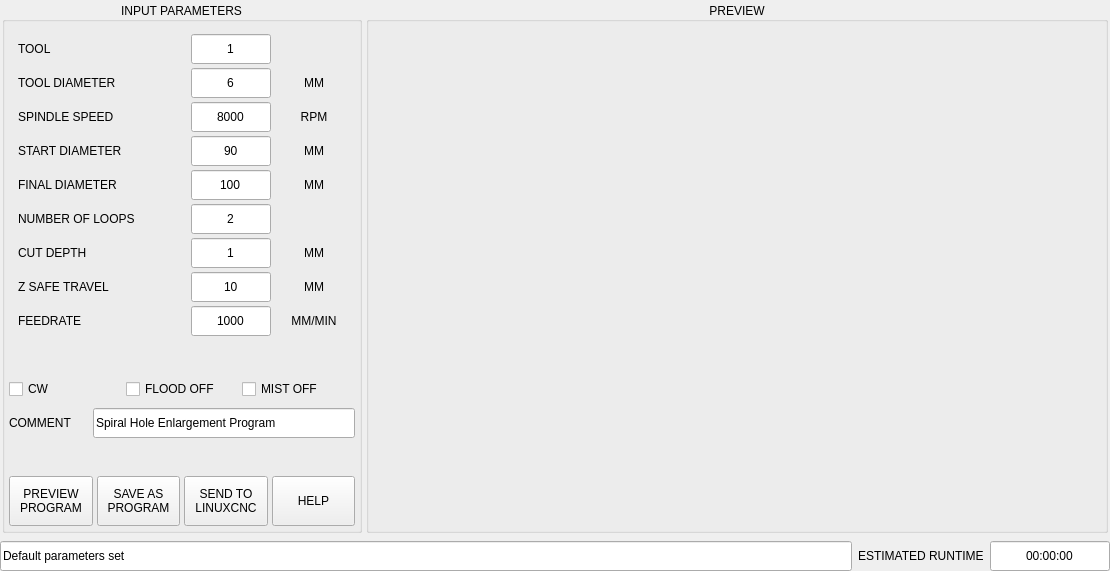
<?xml version="1.0" encoding="UTF-8"?>
<ui version="4.0">
 <class>Form</class>
 <widget class="QWidget" name="Form">
  <property name="geometry">
   <rect>
    <x>0</x>
    <y>0</y>
    <width>1110</width>
    <height>571</height>
   </rect>
  </property>
  <property name="windowTitle">
   <string>Form</string>
  </property>
  <layout class="QVBoxLayout" name="verticalLayout_2">
   <property name="spacing">
    <number>6</number>
   </property>
   <property name="leftMargin">
    <number>0</number>
   </property>
   <property name="topMargin">
    <number>0</number>
   </property>
   <property name="rightMargin">
    <number>0</number>
   </property>
   <property name="bottomMargin">
    <number>0</number>
   </property>
   <item>
    <widget class="QFrame" name="frame_hole_enlarge">
     <property name="maximumSize">
      <size>
       <width>16777215</width>
       <height>16777215</height>
      </size>
     </property>
     <property name="frameShape">
      <enum>QFrame::NoFrame</enum>
     </property>
     <property name="frameShadow">
      <enum>QFrame::Plain</enum>
     </property>
     <layout class="QHBoxLayout" name="horizontalLayout" stretch="0,1">
      <property name="spacing">
       <number>4</number>
      </property>
      <property name="leftMargin">
       <number>2</number>
      </property>
      <property name="topMargin">
       <number>2</number>
      </property>
      <property name="rightMargin">
       <number>2</number>
      </property>
      <property name="bottomMargin">
       <number>2</number>
      </property>
      <item>
       <widget class="QGroupBox" name="groupbox_parameters">
        <property name="minimumSize">
         <size>
          <width>360</width>
          <height>0</height>
         </size>
        </property>
        <property name="maximumSize">
         <size>
          <width>360</width>
          <height>16777215</height>
         </size>
        </property>
        <property name="title">
         <string>INPUT PARAMETERS</string>
        </property>
        <property name="alignment">
         <set>Qt::AlignCenter</set>
        </property>
        <layout class="QVBoxLayout" name="verticalLayout">
         <property name="spacing">
          <number>4</number>
         </property>
         <property name="leftMargin">
          <number>4</number>
         </property>
         <property name="topMargin">
          <number>12</number>
         </property>
         <property name="rightMargin">
          <number>4</number>
         </property>
         <property name="bottomMargin">
          <number>4</number>
         </property>
         <item>
          <widget class="QWidget" name="widget_tool" native="true">
           <property name="minimumSize">
            <size>
             <width>0</width>
             <height>30</height>
            </size>
           </property>
           <property name="maximumSize">
            <size>
             <width>16777215</width>
             <height>30</height>
            </size>
           </property>
           <layout class="QHBoxLayout" name="horizontalLayout_12">
            <property name="spacing">
             <number>4</number>
            </property>
            <property name="leftMargin">
             <number>0</number>
            </property>
            <property name="topMargin">
             <number>0</number>
            </property>
            <property name="rightMargin">
             <number>0</number>
            </property>
            <property name="bottomMargin">
             <number>0</number>
            </property>
            <item>
             <widget class="QLabel" name="lbl_tool_num">
              <property name="maximumSize">
               <size>
                <width>160</width>
                <height>16777215</height>
               </size>
              </property>
              <property name="text">
               <string>TOOL</string>
              </property>
             </widget>
            </item>
            <item>
             <widget class="QLineEdit" name="lineEdit_tool">
              <property name="sizePolicy">
               <sizepolicy hsizetype="Preferred" vsizetype="Preferred">
                <horstretch>0</horstretch>
                <verstretch>0</verstretch>
               </sizepolicy>
              </property>
              <property name="maximumSize">
               <size>
                <width>80</width>
                <height>16777215</height>
               </size>
              </property>
              <property name="text">
               <string>1</string>
              </property>
              <property name="maxLength">
               <number>5</number>
              </property>
              <property name="alignment">
               <set>Qt::AlignCenter</set>
              </property>
             </widget>
            </item>
            <item>
             <widget class="QLabel" name="label_2">
              <property name="minimumSize">
               <size>
                <width>60</width>
                <height>0</height>
               </size>
              </property>
              <property name="maximumSize">
               <size>
                <width>60</width>
                <height>16777215</height>
               </size>
              </property>
              <property name="text">
               <string/>
              </property>
             </widget>
            </item>
           </layout>
          </widget>
         </item>
         <item>
          <widget class="QWidget" name="widget_too_dia" native="true">
           <property name="minimumSize">
            <size>
             <width>0</width>
             <height>30</height>
            </size>
           </property>
           <property name="maximumSize">
            <size>
             <width>16777215</width>
             <height>30</height>
            </size>
           </property>
           <layout class="QHBoxLayout" name="horizontalLayout_6">
            <property name="spacing">
             <number>4</number>
            </property>
            <property name="leftMargin">
             <number>0</number>
            </property>
            <property name="topMargin">
             <number>0</number>
            </property>
            <property name="rightMargin">
             <number>0</number>
            </property>
            <property name="bottomMargin">
             <number>0</number>
            </property>
            <item>
             <widget class="QLabel" name="lbl_tool_dia">
              <property name="minimumSize">
               <size>
                <width>160</width>
                <height>0</height>
               </size>
              </property>
              <property name="maximumSize">
               <size>
                <width>160</width>
                <height>16777215</height>
               </size>
              </property>
              <property name="text">
               <string>TOOL DIAMETER</string>
              </property>
             </widget>
            </item>
            <item>
             <widget class="QLineEdit" name="lineEdit_tool_dia">
              <property name="sizePolicy">
               <sizepolicy hsizetype="Preferred" vsizetype="Preferred">
                <horstretch>0</horstretch>
                <verstretch>0</verstretch>
               </sizepolicy>
              </property>
              <property name="minimumSize">
               <size>
                <width>80</width>
                <height>0</height>
               </size>
              </property>
              <property name="maximumSize">
               <size>
                <width>80</width>
                <height>16777215</height>
               </size>
              </property>
              <property name="text">
               <string>6</string>
              </property>
              <property name="maxLength">
               <number>10</number>
              </property>
              <property name="alignment">
               <set>Qt::AlignCenter</set>
              </property>
             </widget>
            </item>
            <item>
             <widget class="QLabel" name="lbl_tool_dia_unit">
              <property name="minimumSize">
               <size>
                <width>60</width>
                <height>0</height>
               </size>
              </property>
              <property name="maximumSize">
               <size>
                <width>60</width>
                <height>16777215</height>
               </size>
              </property>
              <property name="text">
               <string>MM</string>
              </property>
              <property name="alignment">
               <set>Qt::AlignCenter</set>
              </property>
             </widget>
            </item>
           </layout>
          </widget>
         </item>
         <item>
          <widget class="QWidget" name="widget_spindle" native="true">
           <property name="minimumSize">
            <size>
             <width>0</width>
             <height>30</height>
            </size>
           </property>
           <property name="maximumSize">
            <size>
             <width>16777215</width>
             <height>30</height>
            </size>
           </property>
           <layout class="QHBoxLayout" name="horizontalLayout_13">
            <property name="spacing">
             <number>4</number>
            </property>
            <property name="leftMargin">
             <number>0</number>
            </property>
            <property name="topMargin">
             <number>0</number>
            </property>
            <property name="rightMargin">
             <number>0</number>
            </property>
            <property name="bottomMargin">
             <number>0</number>
            </property>
            <item>
             <widget class="QLabel" name="lbl_spindle">
              <property name="minimumSize">
               <size>
                <width>160</width>
                <height>0</height>
               </size>
              </property>
              <property name="maximumSize">
               <size>
                <width>160</width>
                <height>16777215</height>
               </size>
              </property>
              <property name="text">
               <string>SPINDLE SPEED</string>
              </property>
             </widget>
            </item>
            <item>
             <widget class="QLineEdit" name="lineEdit_spindle">
              <property name="sizePolicy">
               <sizepolicy hsizetype="Preferred" vsizetype="Preferred">
                <horstretch>0</horstretch>
                <verstretch>0</verstretch>
               </sizepolicy>
              </property>
              <property name="minimumSize">
               <size>
                <width>80</width>
                <height>0</height>
               </size>
              </property>
              <property name="maximumSize">
               <size>
                <width>80</width>
                <height>16777215</height>
               </size>
              </property>
              <property name="text">
               <string>8000</string>
              </property>
              <property name="maxLength">
               <number>10</number>
              </property>
              <property name="alignment">
               <set>Qt::AlignCenter</set>
              </property>
             </widget>
            </item>
            <item>
             <widget class="QLabel" name="lbl_spindle_unit">
              <property name="minimumSize">
               <size>
                <width>60</width>
                <height>0</height>
               </size>
              </property>
              <property name="maximumSize">
               <size>
                <width>60</width>
                <height>16777215</height>
               </size>
              </property>
              <property name="text">
               <string>RPM</string>
              </property>
              <property name="alignment">
               <set>Qt::AlignCenter</set>
              </property>
             </widget>
            </item>
           </layout>
          </widget>
         </item>
         <item>
          <widget class="QWidget" name="widget_start_dia" native="true">
           <property name="minimumSize">
            <size>
             <width>0</width>
             <height>30</height>
            </size>
           </property>
           <property name="maximumSize">
            <size>
             <width>16777215</width>
             <height>30</height>
            </size>
           </property>
           <layout class="QHBoxLayout" name="horizontalLayout_8">
            <property name="spacing">
             <number>4</number>
            </property>
            <property name="leftMargin">
             <number>0</number>
            </property>
            <property name="topMargin">
             <number>0</number>
            </property>
            <property name="rightMargin">
             <number>0</number>
            </property>
            <property name="bottomMargin">
             <number>0</number>
            </property>
            <item>
             <widget class="QLabel" name="lbl_init_dia">
              <property name="minimumSize">
               <size>
                <width>160</width>
                <height>0</height>
               </size>
              </property>
              <property name="maximumSize">
               <size>
                <width>160</width>
                <height>16777215</height>
               </size>
              </property>
              <property name="toolTip">
               <string/>
              </property>
              <property name="text">
               <string>START DIAMETER</string>
              </property>
             </widget>
            </item>
            <item>
             <widget class="QLineEdit" name="lineEdit_start_dia">
              <property name="sizePolicy">
               <sizepolicy hsizetype="Preferred" vsizetype="Preferred">
                <horstretch>0</horstretch>
                <verstretch>0</verstretch>
               </sizepolicy>
              </property>
              <property name="minimumSize">
               <size>
                <width>80</width>
                <height>0</height>
               </size>
              </property>
              <property name="maximumSize">
               <size>
                <width>80</width>
                <height>16777215</height>
               </size>
              </property>
              <property name="text">
               <string>90</string>
              </property>
              <property name="maxLength">
               <number>10</number>
              </property>
              <property name="alignment">
               <set>Qt::AlignCenter</set>
              </property>
             </widget>
            </item>
            <item>
             <widget class="QLabel" name="lbl_start_dia_unit">
              <property name="minimumSize">
               <size>
                <width>60</width>
                <height>0</height>
               </size>
              </property>
              <property name="maximumSize">
               <size>
                <width>60</width>
                <height>16777215</height>
               </size>
              </property>
              <property name="text">
               <string>MM</string>
              </property>
              <property name="alignment">
               <set>Qt::AlignCenter</set>
              </property>
             </widget>
            </item>
           </layout>
          </widget>
         </item>
         <item>
          <widget class="QWidget" name="widget_final_dia" native="true">
           <property name="minimumSize">
            <size>
             <width>0</width>
             <height>30</height>
            </size>
           </property>
           <property name="maximumSize">
            <size>
             <width>16777215</width>
             <height>30</height>
            </size>
           </property>
           <layout class="QHBoxLayout" name="horizontalLayout_7">
            <property name="spacing">
             <number>4</number>
            </property>
            <property name="leftMargin">
             <number>0</number>
            </property>
            <property name="topMargin">
             <number>0</number>
            </property>
            <property name="rightMargin">
             <number>0</number>
            </property>
            <property name="bottomMargin">
             <number>0</number>
            </property>
            <item>
             <widget class="QLabel" name="lbl_final_dia">
              <property name="minimumSize">
               <size>
                <width>160</width>
                <height>0</height>
               </size>
              </property>
              <property name="maximumSize">
               <size>
                <width>160</width>
                <height>16777215</height>
               </size>
              </property>
              <property name="toolTip">
               <string>Tool to use for facing</string>
              </property>
              <property name="text">
               <string>FINAL DIAMETER</string>
              </property>
             </widget>
            </item>
            <item>
             <widget class="QLineEdit" name="lineEdit_final_dia">
              <property name="sizePolicy">
               <sizepolicy hsizetype="Preferred" vsizetype="Preferred">
                <horstretch>0</horstretch>
                <verstretch>0</verstretch>
               </sizepolicy>
              </property>
              <property name="minimumSize">
               <size>
                <width>80</width>
                <height>0</height>
               </size>
              </property>
              <property name="maximumSize">
               <size>
                <width>80</width>
                <height>16777215</height>
               </size>
              </property>
              <property name="text">
               <string>100</string>
              </property>
              <property name="maxLength">
               <number>10</number>
              </property>
              <property name="alignment">
               <set>Qt::AlignCenter</set>
              </property>
             </widget>
            </item>
            <item>
             <widget class="QLabel" name="lbl_final_dia_unit">
              <property name="minimumSize">
               <size>
                <width>60</width>
                <height>0</height>
               </size>
              </property>
              <property name="maximumSize">
               <size>
                <width>60</width>
                <height>16777215</height>
               </size>
              </property>
              <property name="text">
               <string>MM</string>
              </property>
              <property name="alignment">
               <set>Qt::AlignCenter</set>
              </property>
             </widget>
            </item>
           </layout>
          </widget>
         </item>
         <item>
          <widget class="QWidget" name="widget_depth" native="true">
           <property name="minimumSize">
            <size>
             <width>0</width>
             <height>30</height>
            </size>
           </property>
           <property name="maximumSize">
            <size>
             <width>16777215</width>
             <height>30</height>
            </size>
           </property>
           <layout class="QHBoxLayout" name="horizontalLayout_3">
            <property name="spacing">
             <number>4</number>
            </property>
            <property name="leftMargin">
             <number>0</number>
            </property>
            <property name="topMargin">
             <number>0</number>
            </property>
            <property name="rightMargin">
             <number>0</number>
            </property>
            <property name="bottomMargin">
             <number>0</number>
            </property>
            <item>
             <widget class="QLabel" name="lbl_loops">
              <property name="minimumSize">
               <size>
                <width>160</width>
                <height>0</height>
               </size>
              </property>
              <property name="maximumSize">
               <size>
                <width>160</width>
                <height>16777215</height>
               </size>
              </property>
              <property name="text">
               <string>NUMBER OF LOOPS</string>
              </property>
             </widget>
            </item>
            <item>
             <widget class="QLineEdit" name="lineEdit_loops">
              <property name="sizePolicy">
               <sizepolicy hsizetype="Preferred" vsizetype="Preferred">
                <horstretch>0</horstretch>
                <verstretch>0</verstretch>
               </sizepolicy>
              </property>
              <property name="minimumSize">
               <size>
                <width>80</width>
                <height>0</height>
               </size>
              </property>
              <property name="maximumSize">
               <size>
                <width>80</width>
                <height>16777215</height>
               </size>
              </property>
              <property name="text">
               <string>2</string>
              </property>
              <property name="maxLength">
               <number>10</number>
              </property>
              <property name="alignment">
               <set>Qt::AlignCenter</set>
              </property>
             </widget>
            </item>
            <item>
             <widget class="QLabel" name="lbl_loops_unit">
              <property name="minimumSize">
               <size>
                <width>60</width>
                <height>0</height>
               </size>
              </property>
              <property name="maximumSize">
               <size>
                <width>60</width>
                <height>16777215</height>
               </size>
              </property>
              <property name="text">
               <string/>
              </property>
              <property name="alignment">
               <set>Qt::AlignCenter</set>
              </property>
             </widget>
            </item>
           </layout>
          </widget>
         </item>
         <item>
          <widget class="QWidget" name="widget_cut_depth" native="true">
           <property name="minimumSize">
            <size>
             <width>0</width>
             <height>30</height>
            </size>
           </property>
           <property name="maximumSize">
            <size>
             <width>16777215</width>
             <height>30</height>
            </size>
           </property>
           <layout class="QHBoxLayout" name="horizontalLayout_4">
            <property name="spacing">
             <number>4</number>
            </property>
            <property name="leftMargin">
             <number>0</number>
            </property>
            <property name="topMargin">
             <number>0</number>
            </property>
            <property name="rightMargin">
             <number>0</number>
            </property>
            <property name="bottomMargin">
             <number>0</number>
            </property>
            <item>
             <widget class="QLabel" name="lbl_cut_depth">
              <property name="minimumSize">
               <size>
                <width>160</width>
                <height>0</height>
               </size>
              </property>
              <property name="maximumSize">
               <size>
                <width>160</width>
                <height>16777215</height>
               </size>
              </property>
              <property name="text">
               <string>CUT DEPTH</string>
              </property>
             </widget>
            </item>
            <item>
             <widget class="QLineEdit" name="lineEdit_cut_depth">
              <property name="sizePolicy">
               <sizepolicy hsizetype="Preferred" vsizetype="Preferred">
                <horstretch>0</horstretch>
                <verstretch>0</verstretch>
               </sizepolicy>
              </property>
              <property name="minimumSize">
               <size>
                <width>80</width>
                <height>0</height>
               </size>
              </property>
              <property name="maximumSize">
               <size>
                <width>80</width>
                <height>16777215</height>
               </size>
              </property>
              <property name="text">
               <string>1</string>
              </property>
              <property name="maxLength">
               <number>10</number>
              </property>
              <property name="alignment">
               <set>Qt::AlignCenter</set>
              </property>
             </widget>
            </item>
            <item>
             <widget class="QLabel" name="lbl_cut_depth_unit">
              <property name="minimumSize">
               <size>
                <width>60</width>
                <height>0</height>
               </size>
              </property>
              <property name="maximumSize">
               <size>
                <width>60</width>
                <height>16777215</height>
               </size>
              </property>
              <property name="text">
               <string>MM</string>
              </property>
              <property name="alignment">
               <set>Qt::AlignCenter</set>
              </property>
             </widget>
            </item>
           </layout>
          </widget>
         </item>
         <item>
          <widget class="QWidget" name="widget_z_safe" native="true">
           <property name="minimumSize">
            <size>
             <width>0</width>
             <height>30</height>
            </size>
           </property>
           <property name="maximumSize">
            <size>
             <width>16777215</width>
             <height>30</height>
            </size>
           </property>
           <layout class="QHBoxLayout" name="horizontalLayout_10">
            <property name="spacing">
             <number>4</number>
            </property>
            <property name="leftMargin">
             <number>0</number>
            </property>
            <property name="topMargin">
             <number>0</number>
            </property>
            <property name="rightMargin">
             <number>0</number>
            </property>
            <property name="bottomMargin">
             <number>0</number>
            </property>
            <item>
             <widget class="QLabel" name="lbl_z_safe">
              <property name="minimumSize">
               <size>
                <width>160</width>
                <height>0</height>
               </size>
              </property>
              <property name="maximumSize">
               <size>
                <width>160</width>
                <height>16777215</height>
               </size>
              </property>
              <property name="text">
               <string>Z SAFE TRAVEL</string>
              </property>
             </widget>
            </item>
            <item>
             <widget class="QLineEdit" name="lineEdit_z_safe">
              <property name="sizePolicy">
               <sizepolicy hsizetype="Preferred" vsizetype="Preferred">
                <horstretch>0</horstretch>
                <verstretch>0</verstretch>
               </sizepolicy>
              </property>
              <property name="minimumSize">
               <size>
                <width>80</width>
                <height>0</height>
               </size>
              </property>
              <property name="maximumSize">
               <size>
                <width>80</width>
                <height>16777215</height>
               </size>
              </property>
              <property name="text">
               <string>10</string>
              </property>
              <property name="maxLength">
               <number>10</number>
              </property>
              <property name="alignment">
               <set>Qt::AlignCenter</set>
              </property>
             </widget>
            </item>
            <item>
             <widget class="QLabel" name="lbl_z_safe_unit">
              <property name="minimumSize">
               <size>
                <width>60</width>
                <height>0</height>
               </size>
              </property>
              <property name="maximumSize">
               <size>
                <width>60</width>
                <height>16777215</height>
               </size>
              </property>
              <property name="text">
               <string>MM</string>
              </property>
              <property name="alignment">
               <set>Qt::AlignCenter</set>
              </property>
             </widget>
            </item>
           </layout>
          </widget>
         </item>
         <item>
          <widget class="QWidget" name="widget_feed" native="true">
           <property name="minimumSize">
            <size>
             <width>0</width>
             <height>30</height>
            </size>
           </property>
           <property name="maximumSize">
            <size>
             <width>16777215</width>
             <height>30</height>
            </size>
           </property>
           <layout class="QHBoxLayout" name="horizontalLayout_5">
            <property name="spacing">
             <number>4</number>
            </property>
            <property name="leftMargin">
             <number>0</number>
            </property>
            <property name="topMargin">
             <number>0</number>
            </property>
            <property name="rightMargin">
             <number>0</number>
            </property>
            <property name="bottomMargin">
             <number>0</number>
            </property>
            <item>
             <widget class="QLabel" name="lbl_feed">
              <property name="minimumSize">
               <size>
                <width>160</width>
                <height>0</height>
               </size>
              </property>
              <property name="maximumSize">
               <size>
                <width>160</width>
                <height>16777215</height>
               </size>
              </property>
              <property name="text">
               <string>FEEDRATE</string>
              </property>
             </widget>
            </item>
            <item>
             <widget class="QLineEdit" name="lineEdit_feed">
              <property name="sizePolicy">
               <sizepolicy hsizetype="Preferred" vsizetype="Preferred">
                <horstretch>0</horstretch>
                <verstretch>0</verstretch>
               </sizepolicy>
              </property>
              <property name="minimumSize">
               <size>
                <width>80</width>
                <height>0</height>
               </size>
              </property>
              <property name="maximumSize">
               <size>
                <width>80</width>
                <height>16777215</height>
               </size>
              </property>
              <property name="text">
               <string>1000</string>
              </property>
              <property name="maxLength">
               <number>10</number>
              </property>
              <property name="alignment">
               <set>Qt::AlignCenter</set>
              </property>
             </widget>
            </item>
            <item>
             <widget class="QLabel" name="lbl_feed_unit">
              <property name="minimumSize">
               <size>
                <width>60</width>
                <height>0</height>
               </size>
              </property>
              <property name="maximumSize">
               <size>
                <width>60</width>
                <height>16777215</height>
               </size>
              </property>
              <property name="text">
               <string>MM/MIN</string>
              </property>
              <property name="alignment">
               <set>Qt::AlignCenter</set>
              </property>
             </widget>
            </item>
           </layout>
          </widget>
         </item>
         <item>
          <spacer name="verticalSpacer_2">
           <property name="orientation">
            <enum>Qt::Vertical</enum>
           </property>
           <property name="sizeHint" stdset="0">
            <size>
             <width>20</width>
             <height>40</height>
            </size>
           </property>
          </spacer>
         </item>
         <item>
          <layout class="QHBoxLayout" name="horizontalLayout_14">
           <property name="spacing">
            <number>4</number>
           </property>
           <property name="bottomMargin">
            <number>0</number>
           </property>
           <item>
            <widget class="QCheckBox" name="chk_direction">
             <property name="sizePolicy">
              <sizepolicy hsizetype="Preferred" vsizetype="Preferred">
               <horstretch>0</horstretch>
               <verstretch>0</verstretch>
              </sizepolicy>
             </property>
             <property name="minimumSize">
              <size>
               <width>0</width>
               <height>30</height>
              </size>
             </property>
             <property name="maximumSize">
              <size>
               <width>16777215</width>
               <height>30</height>
              </size>
             </property>
             <property name="toolTip">
              <string>Circular travel direction</string>
             </property>
             <property name="text">
              <string>CW</string>
             </property>
             <property name="checked">
              <bool>false</bool>
             </property>
             <property name="autoExclusive">
              <bool>false</bool>
             </property>
            </widget>
           </item>
           <item>
            <widget class="QCheckBox" name="chk_flood">
             <property name="sizePolicy">
              <sizepolicy hsizetype="Preferred" vsizetype="Preferred">
               <horstretch>0</horstretch>
               <verstretch>0</verstretch>
              </sizepolicy>
             </property>
             <property name="minimumSize">
              <size>
               <width>0</width>
               <height>30</height>
              </size>
             </property>
             <property name="maximumSize">
              <size>
               <width>16777215</width>
               <height>30</height>
              </size>
             </property>
             <property name="text">
              <string>FLOOD OFF</string>
             </property>
            </widget>
           </item>
           <item>
            <widget class="QCheckBox" name="chk_mist">
             <property name="sizePolicy">
              <sizepolicy hsizetype="Preferred" vsizetype="Preferred">
               <horstretch>0</horstretch>
               <verstretch>0</verstretch>
              </sizepolicy>
             </property>
             <property name="minimumSize">
              <size>
               <width>0</width>
               <height>30</height>
              </size>
             </property>
             <property name="maximumSize">
              <size>
               <width>16777215</width>
               <height>30</height>
              </size>
             </property>
             <property name="text">
              <string>MIST OFF</string>
             </property>
            </widget>
           </item>
          </layout>
         </item>
         <item>
          <widget class="QWidget" name="widget_comment" native="true">
           <property name="minimumSize">
            <size>
             <width>0</width>
             <height>30</height>
            </size>
           </property>
           <property name="maximumSize">
            <size>
             <width>16777215</width>
             <height>30</height>
            </size>
           </property>
           <layout class="QHBoxLayout" name="horizontalLayout_11">
            <property name="spacing">
             <number>4</number>
            </property>
            <property name="leftMargin">
             <number>0</number>
            </property>
            <property name="topMargin">
             <number>0</number>
            </property>
            <property name="rightMargin">
             <number>0</number>
            </property>
            <property name="bottomMargin">
             <number>0</number>
            </property>
            <item>
             <widget class="QLabel" name="lbl_comment">
              <property name="minimumSize">
               <size>
                <width>80</width>
                <height>0</height>
               </size>
              </property>
              <property name="maximumSize">
               <size>
                <width>80</width>
                <height>16777215</height>
               </size>
              </property>
              <property name="toolTip">
               <string>Comment for gcode file</string>
              </property>
              <property name="text">
               <string>COMMENT</string>
              </property>
              <property name="alignment">
               <set>Qt::AlignLeading|Qt::AlignLeft|Qt::AlignVCenter</set>
              </property>
             </widget>
            </item>
            <item>
             <widget class="QLineEdit" name="lineEdit_comment">
              <property name="sizePolicy">
               <sizepolicy hsizetype="Preferred" vsizetype="Preferred">
                <horstretch>0</horstretch>
                <verstretch>0</verstretch>
               </sizepolicy>
              </property>
              <property name="toolTip">
               <string/>
              </property>
              <property name="text">
               <string>Spiral Hole Enlargement Program</string>
              </property>
             </widget>
            </item>
           </layout>
          </widget>
         </item>
         <item>
          <spacer name="verticalSpacer">
           <property name="orientation">
            <enum>Qt::Vertical</enum>
           </property>
           <property name="sizeHint" stdset="0">
            <size>
             <width>20</width>
             <height>40</height>
            </size>
           </property>
          </spacer>
         </item>
         <item>
          <layout class="QHBoxLayout" name="horizontalLayout_2">
           <property name="spacing">
            <number>4</number>
           </property>
           <property name="topMargin">
            <number>0</number>
           </property>
           <item>
            <widget class="QPushButton" name="btn_preview">
             <property name="sizePolicy">
              <sizepolicy hsizetype="Preferred" vsizetype="Fixed">
               <horstretch>0</horstretch>
               <verstretch>0</verstretch>
              </sizepolicy>
             </property>
             <property name="minimumSize">
              <size>
               <width>0</width>
               <height>50</height>
              </size>
             </property>
             <property name="maximumSize">
              <size>
               <width>16777215</width>
               <height>50</height>
              </size>
             </property>
             <property name="text">
              <string>PREVIEW
PROGRAM</string>
             </property>
            </widget>
           </item>
           <item>
            <widget class="QPushButton" name="btn_create">
             <property name="sizePolicy">
              <sizepolicy hsizetype="Preferred" vsizetype="Fixed">
               <horstretch>0</horstretch>
               <verstretch>0</verstretch>
              </sizepolicy>
             </property>
             <property name="minimumSize">
              <size>
               <width>0</width>
               <height>50</height>
              </size>
             </property>
             <property name="maximumSize">
              <size>
               <width>16777215</width>
               <height>50</height>
              </size>
             </property>
             <property name="toolTip">
              <string>Create program and save to file</string>
             </property>
             <property name="text">
              <string>SAVE AS
PROGRAM</string>
             </property>
            </widget>
           </item>
           <item>
            <widget class="QPushButton" name="btn_send">
             <property name="sizePolicy">
              <sizepolicy hsizetype="Preferred" vsizetype="Fixed">
               <horstretch>0</horstretch>
               <verstretch>0</verstretch>
              </sizepolicy>
             </property>
             <property name="minimumSize">
              <size>
               <width>0</width>
               <height>50</height>
              </size>
             </property>
             <property name="maximumSize">
              <size>
               <width>16777215</width>
               <height>50</height>
              </size>
             </property>
             <property name="toolTip">
              <string>Create temporary program and load to linuxcnc</string>
             </property>
             <property name="text">
              <string>SEND TO
LINUXCNC</string>
             </property>
            </widget>
           </item>
           <item>
            <widget class="QPushButton" name="btn_help">
             <property name="sizePolicy">
              <sizepolicy hsizetype="Preferred" vsizetype="Fixed">
               <horstretch>0</horstretch>
               <verstretch>0</verstretch>
              </sizepolicy>
             </property>
             <property name="minimumSize">
              <size>
               <width>0</width>
               <height>50</height>
              </size>
             </property>
             <property name="maximumSize">
              <size>
               <width>16777215</width>
               <height>50</height>
              </size>
             </property>
             <property name="text">
              <string>HELP</string>
             </property>
            </widget>
           </item>
          </layout>
         </item>
        </layout>
       </widget>
      </item>
      <item>
       <widget class="QGroupBox" name="groupbox_preview">
        <property name="title">
         <string>PREVIEW</string>
        </property>
        <property name="alignment">
         <set>Qt::AlignCenter</set>
        </property>
        <layout class="QVBoxLayout" name="layout_gb_preview" stretch="0">
         <property name="spacing">
          <number>4</number>
         </property>
         <property name="sizeConstraint">
          <enum>QLayout::SetMaximumSize</enum>
         </property>
         <property name="leftMargin">
          <number>4</number>
         </property>
         <property name="topMargin">
          <number>12</number>
         </property>
         <property name="rightMargin">
          <number>4</number>
         </property>
         <property name="bottomMargin">
          <number>4</number>
         </property>
         <item>
          <widget class="GCodeGraphics" name="graphic_preview">
           <property name="_view" stdset="0">
            <string>z</string>
           </property>
           <property name="_small_origin" stdset="0">
            <bool>true</bool>
           </property>
           <property name="background_color" stdset="0">
            <color alpha="250">
             <red>10</red>
             <green>10</green>
             <blue>10</blue>
            </color>
           </property>
           <property name="jog_color" stdset="0">
            <color alpha="0">
             <red>80</red>
             <green>0</green>
             <blue>0</blue>
            </color>
           </property>
           <property name="Feed_color" stdset="0">
            <color alpha="0">
             <red>0</red>
             <green>80</green>
             <blue>0</blue>
            </color>
           </property>
           <property name="Rapid_color" stdset="0">
            <color alpha="0">
             <red>0</red>
             <green>0</green>
             <blue>80</blue>
            </color>
           </property>
           <property name="InhibitControls">
            <bool>true</bool>
           </property>
          </widget>
         </item>
        </layout>
       </widget>
      </item>
     </layout>
    </widget>
   </item>
   <item>
    <layout class="QHBoxLayout" name="horizontalLayout_9">
     <property name="bottomMargin">
      <number>0</number>
     </property>
     <item>
      <widget class="QLineEdit" name="lineEdit_status">
       <property name="sizePolicy">
        <sizepolicy hsizetype="Expanding" vsizetype="Fixed">
         <horstretch>0</horstretch>
         <verstretch>0</verstretch>
        </sizepolicy>
       </property>
       <property name="minimumSize">
        <size>
         <width>0</width>
         <height>30</height>
        </size>
       </property>
       <property name="maximumSize">
        <size>
         <width>16777215</width>
         <height>30</height>
        </size>
       </property>
       <property name="text">
        <string>Default parameters set</string>
       </property>
       <property name="readOnly">
        <bool>true</bool>
       </property>
      </widget>
     </item>
     <item>
      <widget class="QLabel" name="lbl_runtime">
       <property name="minimumSize">
        <size>
         <width>0</width>
         <height>30</height>
        </size>
       </property>
       <property name="maximumSize">
        <size>
         <width>16777215</width>
         <height>30</height>
        </size>
       </property>
       <property name="text">
        <string>ESTIMATED RUNTIME</string>
       </property>
      </widget>
     </item>
     <item>
      <widget class="QLineEdit" name="lineEdit_runtime">
       <property name="sizePolicy">
        <sizepolicy hsizetype="Preferred" vsizetype="Fixed">
         <horstretch>0</horstretch>
         <verstretch>0</verstretch>
        </sizepolicy>
       </property>
       <property name="minimumSize">
        <size>
         <width>120</width>
         <height>30</height>
        </size>
       </property>
       <property name="maximumSize">
        <size>
         <width>120</width>
         <height>30</height>
        </size>
       </property>
       <property name="text">
        <string>00:00:00</string>
       </property>
       <property name="maxLength">
        <number>10</number>
       </property>
       <property name="alignment">
        <set>Qt::AlignCenter</set>
       </property>
      </widget>
     </item>
    </layout>
   </item>
  </layout>
 </widget>
 <customwidgets>
  <customwidget>
   <class>GCodeGraphics</class>
   <extends>QWidget</extends>
   <header>qtvcp.widgets.gcode_graphics</header>
   <container>1</container>
  </customwidget>
 </customwidgets>
 <resources/>
 <connections/>
 <slots>
  <slot>validate()</slot>
  <slot>create_program()</slot>
  <slot>units_changed()</slot>
  <slot>raster_changed()</slot>
  <slot>btn_help_clicked()</slot>
 </slots>
</ui>
